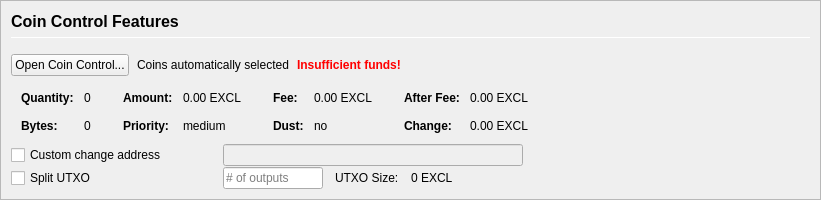
         <widget class="QFrame" name="frameCoinControl">
          <property name="sizePolicy">
           <sizepolicy hsizetype="Expanding" vsizetype="Expanding">
            <horstretch>0</horstretch>
            <verstretch>0</verstretch>
           </sizepolicy>
          </property>
          <property name="maximumSize">
           <size>
            <width>16777215</width>
            <height>16777215</height>
           </size>
          </property>
          <property name="frameShape">
           <enum>QFrame::StyledPanel</enum>
          </property>
          <property name="frameShadow">
           <enum>QFrame::Sunken</enum>
          </property>
          <layout class="QVBoxLayout" name="verticalLayoutCoinControl2">
           <property name="spacing">
            <number>0</number>
           </property>
           <property name="leftMargin">
            <number>0</number>
           </property>
           <property name="topMargin">
            <number>0</number>
           </property>
           <property name="rightMargin">
            <number>0</number>
           </property>
           <property name="bottomMargin">
            <number>0</number>
           </property>
           <item>
            <widget class="QFrame" name="frameCoinControl_BG">
             <layout class="QVBoxLayout" name="verticalLayoutCoinControl" stretch="0,0,0,0,0,0">
              <property name="spacing">
               <number>1</number>
              </property>
              <property name="leftMargin">
               <number>10</number>
              </property>
              <property name="topMargin">
               <number>10</number>
              </property>
              <item>
               <layout class="QHBoxLayout" name="horizontalLayoutCoinControl1">
                <property name="bottomMargin">
                 <number>15</number>
                </property>
                <item>
                 <layout class="QVBoxLayout" name="verticalLayout_3">
                  <property name="spacing">
                   <number>6</number>
                  </property>
                  <item>
                   <widget class="QLabel" name="labelCoinControlFeatures">
                    <property name="sizePolicy">
                     <sizepolicy hsizetype="Preferred" vsizetype="Maximum">
                      <horstretch>0</horstretch>
                      <verstretch>0</verstretch>
                     </sizepolicy>
                    </property>
                    <property name="minimumSize">
                     <size>
                      <width>0</width>
                      <height>20</height>
                     </size>
                    </property>
                    <property name="font">
                     <font>
                      <pointsize>12</pointsize>
                      <weight>75</weight>
                      <bold>true</bold>
                     </font>
                    </property>
                    <property name="styleSheet">
                     <string notr="true">font-weight:bold;</string>
                    </property>
                    <property name="text">
                     <string>Coin Control Features</string>
                    </property>
                   </widget>
                  </item>
                  <item>
                   <widget class="Line" name="line">
                    <property name="minimumSize">
                     <size>
                      <width>0</width>
                      <height>1</height>
                     </size>
                    </property>
                    <property name="maximumSize">
                     <size>
                      <width>16777215</width>
                      <height>1</height>
                     </size>
                    </property>
                    <property name="orientation">
                     <enum>Qt::Horizontal</enum>
                    </property>
                   </widget>
                  </item>
                 </layout>
                </item>
               </layout>
              </item>
              <item>
               <layout class="QHBoxLayout" name="horizontalLayoutCoinControl2" stretch="0,0,0,0">
                <property name="spacing">
                 <number>8</number>
                </property>
                <property name="bottomMargin">
                 <number>10</number>
                </property>
                <item>
                 <widget class="QPushButton" name="pushButtonCoinControl">
                  <property name="styleSheet">
                   <string notr="true"/>
                  </property>
                  <property name="text">
                   <string>Open Coin Control...</string>
                  </property>
                  <property name="autoDefault">
                   <bool>false</bool>
                  </property>
                 </widget>
                </item>
                <item>
                 <widget class="QLabel" name="labelCoinControlAutomaticallySelected">
                  <property name="text">
                   <string>Coins automatically selected</string>
                  </property>
                  <property name="margin">
                   <number>5</number>
                  </property>
                 </widget>
                </item>
                <item>
                 <widget class="QLabel" name="labelCoinControlInsuffFunds">
                  <property name="font">
                   <font>
                    <weight>75</weight>
                    <bold>true</bold>
                   </font>
                  </property>
                  <property name="styleSheet">
                   <string notr="true">color:red;font-weight:bold;</string>
                  </property>
                  <property name="text">
                   <string>Insufficient funds!</string>
                  </property>
                  <property name="margin">
                   <number>5</number>
                  </property>
                 </widget>
                </item>
                <item>
                 <spacer name="horizontalSpacerCoinControl">
                  <property name="orientation">
                   <enum>Qt::Horizontal</enum>
                  </property>
                  <property name="sizeHint" stdset="0">
                   <size>
                    <width>40</width>
                    <height>1</height>
                   </size>
                  </property>
                 </spacer>
                </item>
               </layout>
              </item>
              <item>
               <widget class="QWidget" name="widgetCoinControl" native="true">
                <property name="sizePolicy">
                 <sizepolicy hsizetype="Preferred" vsizetype="Preferred">
                  <horstretch>0</horstretch>
                  <verstretch>0</verstretch>
                 </sizepolicy>
                </property>
                <property name="minimumSize">
                 <size>
                  <width>0</width>
                  <height>0</height>
                 </size>
                </property>
                <property name="styleSheet">
                 <string notr="true"/>
                </property>
                <layout class="QHBoxLayout" name="horizontalLayoutCoinControl5">
                 <property name="leftMargin">
                  <number>0</number>
                 </property>
                 <property name="topMargin">
                  <number>0</number>
                 </property>
                 <property name="rightMargin">
                  <number>0</number>
                 </property>
                 <property name="bottomMargin">
                  <number>0</number>
                 </property>
                 <item>
                  <layout class="QHBoxLayout" name="horizontalLayoutCoinControl3" stretch="0,0,0,1">
                   <property name="spacing">
                    <number>20</number>
                   </property>
                   <property name="topMargin">
                    <number>0</number>
                   </property>
                   <property name="bottomMargin">
                    <number>10</number>
                   </property>
                   <item>
                    <layout class="QFormLayout" name="formLayoutCoinControl1">
                     <property name="horizontalSpacing">
                      <number>10</number>
                     </property>
                     <property name="verticalSpacing">
                      <number>14</number>
                     </property>
                     <property name="leftMargin">
                      <number>10</number>
                     </property>
                     <property name="topMargin">
                      <number>4</number>
                     </property>
                     <property name="rightMargin">
                      <number>6</number>
                     </property>
                     <item row="0" column="0">
                      <widget class="QLabel" name="labelCoinControlQuantityText">
                       <property name="font">
                        <font>
                         <weight>75</weight>
                         <bold>true</bold>
                        </font>
                       </property>
                       <property name="text">
                        <string>Quantity:</string>
                       </property>
                       <property name="margin">
                        <number>0</number>
                       </property>
                      </widget>
                     </item>
                     <item row="0" column="1">
                      <widget class="QLabel" name="labelCoinControlQuantity">
                       <property name="cursor">
                        <cursorShape>IBeamCursor</cursorShape>
                       </property>
                       <property name="contextMenuPolicy">
                        <enum>Qt::ActionsContextMenu</enum>
                       </property>
                       <property name="text">
                        <string notr="true">0</string>
                       </property>
                       <property name="margin">
                        <number>0</number>
                       </property>
                       <property name="textInteractionFlags">
                        <set>Qt::LinksAccessibleByMouse|Qt::TextSelectableByKeyboard|Qt::TextSelectableByMouse</set>
                       </property>
                      </widget>
                     </item>
                     <item row="1" column="0">
                      <widget class="QLabel" name="labelCoinControlBytesText">
                       <property name="font">
                        <font>
                         <weight>75</weight>
                         <bold>true</bold>
                        </font>
                       </property>
                       <property name="text">
                        <string>Bytes:</string>
                       </property>
                      </widget>
                     </item>
                     <item row="1" column="1">
                      <widget class="QLabel" name="labelCoinControlBytes">
                       <property name="cursor">
                        <cursorShape>IBeamCursor</cursorShape>
                       </property>
                       <property name="contextMenuPolicy">
                        <enum>Qt::ActionsContextMenu</enum>
                       </property>
                       <property name="text">
                        <string notr="true">0</string>
                       </property>
                       <property name="textInteractionFlags">
                        <set>Qt::LinksAccessibleByMouse|Qt::TextSelectableByKeyboard|Qt::TextSelectableByMouse</set>
                       </property>
                      </widget>
                     </item>
                    </layout>
                   </item>
                   <item>
                    <layout class="QFormLayout" name="formLayoutCoinControl2">
                     <property name="horizontalSpacing">
                      <number>10</number>
                     </property>
                     <property name="verticalSpacing">
                      <number>14</number>
                     </property>
                     <property name="leftMargin">
                      <number>6</number>
                     </property>
                     <property name="topMargin">
                      <number>4</number>
                     </property>
                     <property name="rightMargin">
                      <number>6</number>
                     </property>
                     <item row="0" column="0">
                      <widget class="QLabel" name="labelCoinControlAmountText">
                       <property name="font">
                        <font>
                         <weight>75</weight>
                         <bold>true</bold>
                        </font>
                       </property>
                       <property name="text">
                        <string>Amount:</string>
                       </property>
                       <property name="margin">
                        <number>0</number>
                       </property>
                      </widget>
                     </item>
                     <item row="0" column="1">
                      <widget class="QLabel" name="labelCoinControlAmount">
                       <property name="cursor">
                        <cursorShape>IBeamCursor</cursorShape>
                       </property>
                       <property name="contextMenuPolicy">
                        <enum>Qt::ActionsContextMenu</enum>
                       </property>
                       <property name="text">
                        <string notr="true">0.00 EXCL</string>
                       </property>
                       <property name="textInteractionFlags">
                        <set>Qt::LinksAccessibleByMouse|Qt::TextSelectableByKeyboard|Qt::TextSelectableByMouse</set>
                       </property>
                      </widget>
                     </item>
                     <item row="1" column="0">
                      <widget class="QLabel" name="labelCoinControlPriorityText">
                       <property name="font">
                        <font>
                         <weight>75</weight>
                         <bold>true</bold>
                        </font>
                       </property>
                       <property name="text">
                        <string>Priority:</string>
                       </property>
                      </widget>
                     </item>
                     <item row="1" column="1">
                      <widget class="QLabel" name="labelCoinControlPriority">
                       <property name="cursor">
                        <cursorShape>IBeamCursor</cursorShape>
                       </property>
                       <property name="contextMenuPolicy">
                        <enum>Qt::ActionsContextMenu</enum>
                       </property>
                       <property name="text">
                        <string>medium</string>
                       </property>
                       <property name="textInteractionFlags">
                        <set>Qt::LinksAccessibleByMouse|Qt::TextSelectableByKeyboard|Qt::TextSelectableByMouse</set>
                       </property>
                      </widget>
                     </item>
                    </layout>
                   </item>
                   <item>
                    <layout class="QFormLayout" name="formLayoutCoinControl3">
                     <property name="horizontalSpacing">
                      <number>10</number>
                     </property>
                     <property name="verticalSpacing">
                      <number>14</number>
                     </property>
                     <property name="leftMargin">
                      <number>6</number>
                     </property>
                     <property name="topMargin">
                      <number>4</number>
                     </property>
                     <property name="rightMargin">
                      <number>6</number>
                     </property>
                     <item row="0" column="0">
                      <widget class="QLabel" name="labelCoinControlFeeText">
                       <property name="font">
                        <font>
                         <weight>75</weight>
                         <bold>true</bold>
                        </font>
                       </property>
                       <property name="text">
                        <string>Fee:</string>
                       </property>
                       <property name="margin">
                        <number>0</number>
                       </property>
                      </widget>
                     </item>
                     <item row="0" column="1">
                      <widget class="QLabel" name="labelCoinControlFee">
                       <property name="cursor">
                        <cursorShape>IBeamCursor</cursorShape>
                       </property>
                       <property name="contextMenuPolicy">
                        <enum>Qt::ActionsContextMenu</enum>
                       </property>
                       <property name="text">
                        <string notr="true">0.00 EXCL</string>
                       </property>
                       <property name="textInteractionFlags">
                        <set>Qt::LinksAccessibleByMouse|Qt::TextSelectableByKeyboard|Qt::TextSelectableByMouse</set>
                       </property>
                      </widget>
                     </item>
                     <item row="1" column="0">
                      <widget class="QLabel" name="labelCoinControlLowOutputText">
                       <property name="font">
                        <font>
                         <weight>75</weight>
                         <bold>true</bold>
                        </font>
                       </property>
                       <property name="text">
                        <string>Dust:</string>
                       </property>
                      </widget>
                     </item>
                     <item row="1" column="1">
                      <widget class="QLabel" name="labelCoinControlLowOutput">
                       <property name="cursor">
                        <cursorShape>IBeamCursor</cursorShape>
                       </property>
                       <property name="contextMenuPolicy">
                        <enum>Qt::ActionsContextMenu</enum>
                       </property>
                       <property name="text">
                        <string>no</string>
                       </property>
                       <property name="textInteractionFlags">
                        <set>Qt::LinksAccessibleByMouse|Qt::TextSelectableByKeyboard|Qt::TextSelectableByMouse</set>
                       </property>
                      </widget>
                     </item>
                    </layout>
                   </item>
                   <item>
                    <layout class="QFormLayout" name="formLayoutCoinControl4">
                     <property name="horizontalSpacing">
                      <number>10</number>
                     </property>
                     <property name="verticalSpacing">
                      <number>14</number>
                     </property>
                     <property name="leftMargin">
                      <number>6</number>
                     </property>
                     <property name="topMargin">
                      <number>4</number>
                     </property>
                     <property name="rightMargin">
                      <number>6</number>
                     </property>
                     <item row="0" column="0">
                      <widget class="QLabel" name="labelCoinControlAfterFeeText">
                       <property name="font">
                        <font>
                         <weight>75</weight>
                         <bold>true</bold>
                        </font>
                       </property>
                       <property name="text">
                        <string>After Fee:</string>
                       </property>
                       <property name="margin">
                        <number>0</number>
                       </property>
                      </widget>
                     </item>
                     <item row="0" column="1">
                      <widget class="QLabel" name="labelCoinControlAfterFee">
                       <property name="cursor">
                        <cursorShape>IBeamCursor</cursorShape>
                       </property>
                       <property name="contextMenuPolicy">
                        <enum>Qt::ActionsContextMenu</enum>
                       </property>
                       <property name="text">
                        <string notr="true">0.00 EXCL</string>
                       </property>
                       <property name="textInteractionFlags">
                        <set>Qt::LinksAccessibleByMouse|Qt::TextSelectableByKeyboard|Qt::TextSelectableByMouse</set>
                       </property>
                      </widget>
                     </item>
                     <item row="1" column="0">
                      <widget class="QLabel" name="labelCoinControlChangeText">
                       <property name="font">
                        <font>
                         <weight>75</weight>
                         <bold>true</bold>
                        </font>
                       </property>
                       <property name="text">
                        <string>Change:</string>
                       </property>
                      </widget>
                     </item>
                     <item row="1" column="1">
                      <widget class="QLabel" name="labelCoinControlChange">
                       <property name="cursor">
                        <cursorShape>IBeamCursor</cursorShape>
                       </property>
                       <property name="contextMenuPolicy">
                        <enum>Qt::ActionsContextMenu</enum>
                       </property>
                       <property name="text">
                        <string notr="true">0.00 EXCL</string>
                       </property>
                       <property name="textInteractionFlags">
                        <set>Qt::LinksAccessibleByMouse|Qt::TextSelectableByKeyboard|Qt::TextSelectableByMouse</set>
                       </property>
                      </widget>
                     </item>
                    </layout>
                   </item>
                  </layout>
                 </item>
                </layout>
               </widget>
              </item>
              <item>
               <layout class="QHBoxLayout" name="horizontalLayoutCoinControl4">
                <property name="spacing">
                 <number>12</number>
                </property>
                <property name="sizeConstraint">
                 <enum>QLayout::SetDefaultConstraint</enum>
                </property>
                <property name="topMargin">
                 <number>0</number>
                </property>
                <property name="rightMargin">
                 <number>0</number>
                </property>
                <item>
                 <widget class="QCheckBox" name="checkBoxCoinControlChange">
                  <property name="sizePolicy">
                   <sizepolicy hsizetype="Preferred" vsizetype="Preferred">
                    <horstretch>0</horstretch>
                    <verstretch>0</verstretch>
                   </sizepolicy>
                  </property>
                  <property name="minimumSize">
                   <size>
                    <width>200</width>
                    <height>0</height>
                   </size>
                  </property>
                  <property name="maximumSize">
                   <size>
                    <width>200</width>
                    <height>16777215</height>
                   </size>
                  </property>
                  <property name="toolTip">
                   <string>If this is activated, but the change address is empty or invalid, change will be sent to a newly generated address.</string>
                  </property>
                  <property name="text">
                   <string>Custom change address</string>
                  </property>
                 </widget>
                </item>
                <item>
                 <widget class="QValidatedLineEdit" name="lineEditCoinControlChange">
                  <property name="enabled">
                   <bool>false</bool>
                  </property>
                  <property name="sizePolicy">
                   <sizepolicy hsizetype="Preferred" vsizetype="Preferred">
                    <horstretch>0</horstretch>
                    <verstretch>0</verstretch>
                   </sizepolicy>
                  </property>
                  <property name="minimumSize">
                   <size>
                    <width>300</width>
                    <height>0</height>
                   </size>
                  </property>
                 </widget>
                </item>
                <item>
                 <widget class="QLabel" name="labelCoinControlChangeLabel">
                  <property name="sizePolicy">
                   <sizepolicy hsizetype="Preferred" vsizetype="Preferred">
                    <horstretch>0</horstretch>
                    <verstretch>0</verstretch>
                   </sizepolicy>
                  </property>
                  <property name="minimumSize">
                   <size>
                    <width>100</width>
                    <height>0</height>
                   </size>
                  </property>
                  <property name="text">
                   <string/>
                  </property>
                  <property name="margin">
                   <number>3</number>
                  </property>
                 </widget>
                </item>
               </layout>
              </item>
              <item>
               <layout class="QHBoxLayout" name="horizontalLayoutCoinControl6">
                <property name="spacing">
                 <number>12</number>
                </property>
                <property name="rightMargin">
                 <number>0</number>
                </property>
                <item>
                 <widget class="QCheckBox" name="splitBlockCheckBox">
                  <property name="sizePolicy">
                   <sizepolicy hsizetype="Preferred" vsizetype="Preferred">
                    <horstretch>0</horstretch>
                    <verstretch>0</verstretch>
                   </sizepolicy>
                  </property>
                  <property name="minimumSize">
                   <size>
                    <width>200</width>
                    <height>0</height>
                   </size>
                  </property>
                  <property name="maximumSize">
                   <size>
                    <width>200</width>
                    <height>16777215</height>
                   </size>
                  </property>
                  <property name="text">
                   <string>Split UTXO</string>
                  </property>
                 </widget>
                </item>
                <item>
                 <widget class="QLineEdit" name="splitBlockLineEdit">
                  <property name="sizePolicy">
                   <sizepolicy hsizetype="Preferred" vsizetype="Preferred">
                    <horstretch>50</horstretch>
                    <verstretch>0</verstretch>
                   </sizepolicy>
                  </property>
                  <property name="minimumSize">
                   <size>
                    <width>100</width>
                    <height>0</height>
                   </size>
                  </property>
                  <property name="maximumSize">
                   <size>
                    <width>100</width>
                    <height>16777215</height>
                   </size>
                  </property>
                  <property name="placeholderText">
                   <string># of outputs</string>
                  </property>
                 </widget>
                </item>
                <item>
                 <widget class="QLabel" name="labelBlockSizeText">
                  <property name="text">
                   <string>UTXO Size:</string>
                  </property>
                 </widget>
                </item>
                <item>
                 <widget class="QLabel" name="labelBlockSize">
                  <property name="text">
                   <string>0 EXCL</string>
                  </property>
                 </widget>
                </item>
                <item>
                 <spacer name="horizontalSpacer_7">
                  <property name="orientation">
                   <enum>Qt::Horizontal</enum>
                  </property>
                  <property name="sizeHint" stdset="0">
                   <size>
                    <width>40</width>
                    <height>20</height>
                   </size>
                  </property>
                 </spacer>
                </item>
               </layout>
              </item>
              <item>
               <spacer name="verticalSpacerCoinControl">
                <property name="orientation">
                 <enum>Qt::Vertical</enum>
                </property>
                <property name="sizeHint" stdset="0">
                 <size>
                  <width>800</width>
                  <height>1</height>
                 </size>
                </property>
               </spacer>
              </item>
             </layout>
            </widget>
           </item>
          </layout>
         </widget>
